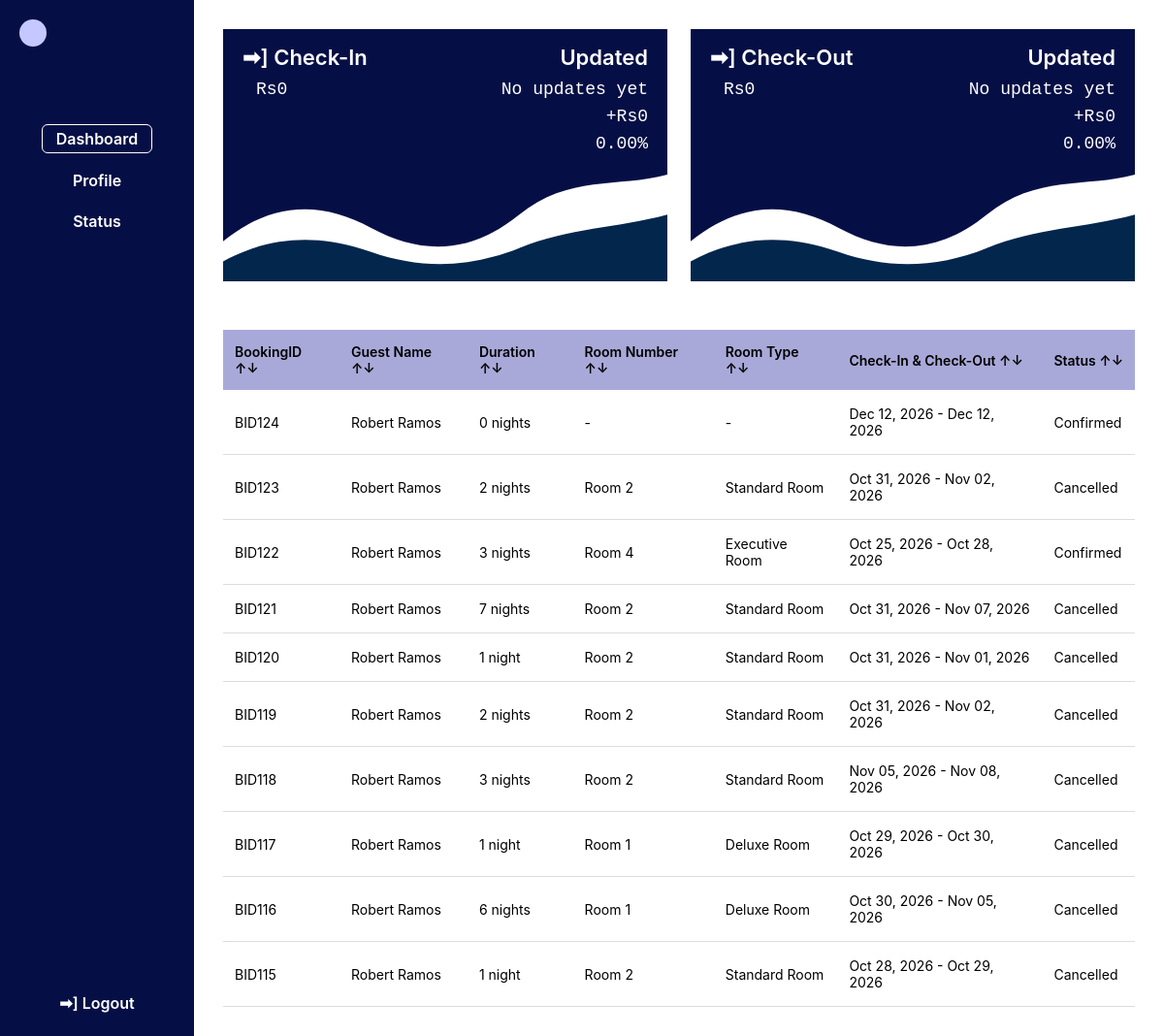
The app's page /staff-dashboard/, older data.
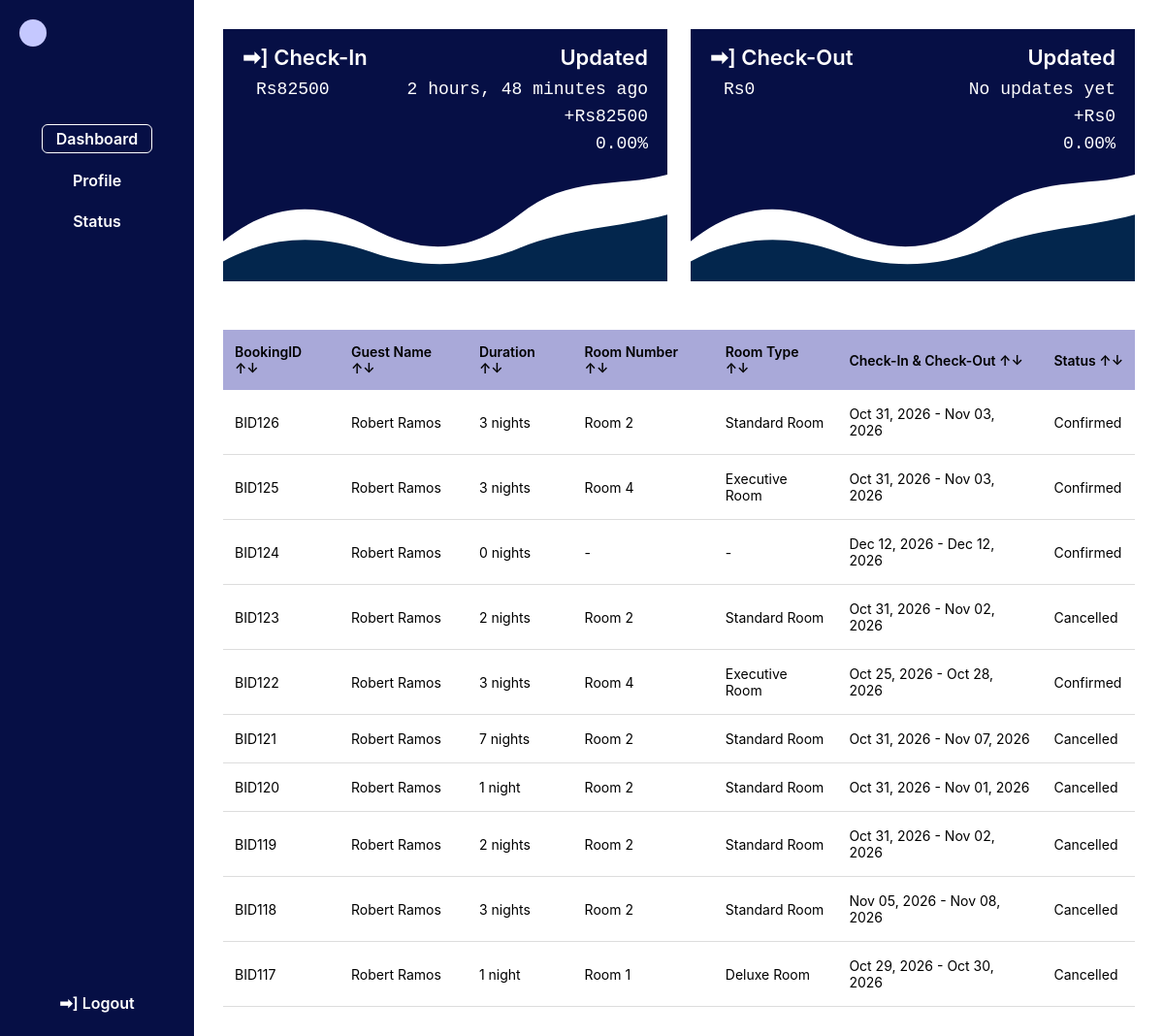
The same page, newer data.
### StarHotel/hotel/models.py (models this page shows, shortened)
class Booking(models.Model):
    TYPE_CHOICES = [
        ('stay', 'Stay'),
        ('event', 'Event'),
        ('activity', 'Activity'),
    ]
    booking_type = models.CharField(max_length=10, choices=TYPE_CHOICES, default='stay')   # <-- NEW
    bk_id = models.AutoField(primary_key=True)
    no_of_guests = models.PositiveIntegerField()
    check_in = models.DateField()
    check_out = models.DateField()
    bk_date = models.DateField(auto_now_add=True)
    bk_status = models.CharField(max_length=20, default='pending')
    estimated_sum = models.DecimalField(max_digits=10, decimal_places=2)
    created_at = models.DateTimeField(auto_now_add=True)
    updated_at = models.DateTimeField(auto_now=True)
    customer = models.ForeignKey(
        Customer,
        on_delete=models.CASCADE,
        related_name='bookings'
    )
    branch = models.ForeignKey(
        Branch,
        on_delete=models.CASCADE,
        related_name='bookings'
    )

class User(AbstractUser):
    dob = models.DateField(null=True, blank=True)
    phone = models.CharField(max_length=20, blank=True)
    address = models.CharField(max_length=255, blank=True)
    join_date = models.DateField(auto_now_add=True)

class Booking_Item(models.Model):
    bi_type = models.CharField(max_length=20)
    price = models.DecimalField(max_digits=10, decimal_places=2)
    payment_method = models.CharField(max_length=30)
    purchase_date = models.DateField(auto_now_add=True)
    description = models.CharField(max_length=255, blank=True)
    booking = models.ForeignKey(
        Booking,
        on_delete=models.CASCADE,
        related_name='booking_items'
    )

class Room_Item(Booking_Item):
    room = models.ForeignKey(
        Room,
        on_delete=models.PROTECT,
        related_name='room_items'
    )
    check_in = models.DateField()
    check_out = models.DateField()

class Room(models.Model):
    room_id = models.AutoField(primary_key=True)
    room_number = models.CharField(max_length=10, blank=True, default='')
    room_type = models.CharField(max_length=50)
    room_status = models.CharField(max_length=20, default='available')
    price = models.DecimalField(max_digits=10, decimal_places=2)
    branch = models.ForeignKey(
        Branch,
        on_delete=models.CASCADE,
        related_name='rooms'
    )

### StarHotel/hotel/views.py (the view)
# urls.py: path("staff-dashboard/", views.staff_dashboard, name="staff_dashboard"),
def staff_dashboard(request):
    today = date.today()
    yesterday = today - timedelta(days=1)
    live = Booking.objects.exclude(bk_status__iexact="cancelled")
    checkin = _card(live.filter(check_in=today), live.filter(check_in=yesterday))
    checkout = _card(live.filter(check_out=today), live.filter(check_out=yesterday))
    bookings = list(Booking.objects.select_related("customer").order_by("-created_at")[:10])
    for b in bookings:
        b.nights = (b.check_out - b.check_in).days
        b.first_room = Room_Item.objects.filter(booking=b).select_related("room").first()
    context = {"checkin": checkin, "checkout": checkout, "bookings": bookings}
    return render(request, "hotel/staff_dashboard.html", context)

### StarHotel/hotel/views.py (called while the page is built)
def _total(qs):
    return qs.aggregate(t=Sum("estimated_sum"))["t"] or Decimal("0")

def _card(today_qs, yesterday_qs):
    now = _total(today_qs)
    before = _total(yesterday_qs)
    change = now - before
    pct = (change / before * 100) if before else Decimal("0")
    return {
        "total": now,
        "sign": "+" if change >= 0 else "-",
        "delta": abs(change),
        "pct": abs(pct),
        "updated": today_qs.aggregate(m=Max("updated_at"))["m"],
    }

### templates/hotel/staff_dashboard.html (shortened to what this page needs)
{% load static %}
<!DOCTYPE html>
<html lang="en">
<head>
  <link rel="stylesheet" href="{% static 'css/staff.css' %}">
</head>
<body>
  <aside class="sidebar">
    <div class="avatar"></div>
    <nav>
      <a href="{% url 'staff_dashboard' %}" class="active">Dashboard</a>
      <a href="{% url 'staff_profile' %}">Profile</a>
      <a href="{% url 'staff_status' %}">Status</a>
    </nav>
    <a href="#" class="logout">&#10145;] Logout</a>
  </aside>
  <main class="content">
    <div class="cards">
      <div class="card">
        <div class="card-top">
          <div class="card-left">
            <h3>&#10145;] Check-In</h3>
            <p class="amount">Rs{{ checkin.total|floatformat:"-2" }}</p>
          </div>
          <div class="card-right">
            <h3>Updated</h3>
            <p>{% if checkin.updated %}{{ checkin.updated|timesince }} ago{% else %}No updates yet{% endif %}</p>
            <p>{{ checkin.sign }}Rs{{ checkin.delta|floatformat:"-2" }}</p>
            <p>{{ checkin.pct|floatformat:2 }}%</p>
          </div>
        </div>
        <svg class="wave" viewBox="0 0 360 80" preserveAspectRatio="none">
          <path d="M0 50 C40 20 80 20 120 40 S200 60 240 30 S320 10 360 0 L360 80 L0 80 Z" fill="#fff"/>
          <path d="M0 65 C40 45 80 45 120 58 S200 70 240 55 S320 40 360 30 L360 80 L0 80 Z" fill="#03264d"/>
        </svg>
      </div>
      <div class="card">
        <div class="card-top">
          <div class="card-left">
            <h3>&#10145;] Check-Out</h3>
            <p class="amount">Rs{{ checkout.total|floatformat:"-2" }}</p>
          </div>
          <div class="card-right">
            <h3>Updated</h3>
            <p>{% if checkout.updated %}{{ checkout.updated|timesince }} ago{% else %}No updates yet{% endif %}</p>
            <p>{{ checkout.sign }}Rs{{ checkout.delta|floatformat:"-2" }}</p>
            <p>{{ checkout.pct|floatformat:2 }}%</p>
          </div>
        </div>
        <svg class="wave" viewBox="0 0 360 80" preserveAspectRatio="none">
          <path d="M0 50 C40 20 80 20 120 40 S200 60 240 30 S320 10 360 0 L360 80 L0 80 Z" fill="#fff"/>
          <path d="M0 65 C40 45 80 45 120 58 S200 70 240 55 S320 40 360 30 L360 80 L0 80 Z" fill="#03264d"/>
        </svg>
      </div>
    </div>
    <table class="table">
      <thead>
        <tr>
          <th>BookingID &#8593;&#8595;</th>
          <th>Guest Name &#8593;&#8595;</th>
          <th>Duration &#8593;&#8595;</th>
          <th>Room Number &#8593;&#8595;</th>
          <th>Room Type &#8593;&#8595;</th>
          <th>Check-In &amp; Check-Out &#8593;&#8595;</th>
          <th>Status &#8593;&#8595;</th>
        </tr>
      </thead>
      <tbody>
        {% for b in bookings %}
        <tr>
          <td>BID{{ b.bk_id }}</td>
          <td>{{ b.customer.first_name }} {{ b.customer.last_name }}</td>
          <td>{{ b.nights }} night{{ b.nights|pluralize }}</td>
          <td>{% if b.first_room %}Room {{ b.first_room.room.room_number|default:b.first_room.room.room_id }}{% else %}-{% endif %}</td>
          <td>{% if b.first_room %}{{ b.first_room.room.room_type }}{% else %}-{% endif %}</td>
          <td>{{ b.check_in|date:"M d, Y" }} - {{ b.check_out|date:"M d, Y" }}</td>
          <td>{{ b.bk_status|title }}</td>
        </tr>
        {% empty %}
        <tr><td colspan="7">No bookings yet.</td></tr>
        {% endfor %}
      </tbody>
    </table>
  </main>
</body>
</html>

Row changes from the older to the newer data that the page shows:
no longer on this page (row unchanged): Booking: bk_id "116", customer.first_name "Robert", customer.last_name "Ramos", nights "6", first_room.room.room_number "1", first_room.room.room_type "Deluxe Room", check_in "Oct 30, 2026", check_out "Nov 05, 2026", bk_status "Cancelled"
no longer on this page (row unchanged): Booking: bk_id "115", customer.first_name "Robert", customer.last_name "Ramos", nights "1", first_room.room.room_number "2", first_room.room.room_type "Standard Room", check_in "Oct 28, 2026", check_out "Oct 29, 2026", bk_status "Cancelled"
added Booking: bk_id "126", customer.first_name "Robert", customer.last_name "Ramos", nights "3", first_room.room.room_number "2", first_room.room.room_type "Standard Room", check_in "Oct 31, 2026", check_out "Nov 03, 2026", bk_status "Confirmed"
added Booking: bk_id "125", customer.first_name "Robert", customer.last_name "Ramos", nights "3", first_room.room.room_number "4", first_room.room.room_type "Executive Room", check_in "Oct 31, 2026", check_out "Nov 03, 2026", bk_status "Confirmed"
Text that changed along with them:
{{ checkin.total|floatformat:"-2" }}: "0" → "82500"
{{ checkin.updated|timesince }}: (not shown) → "2 hours, 48 minutes"
{{ checkin.delta|floatformat:"-2" }}: "0" → "82500"
text no longer shown: "No updates yet"
text now shown: "ago"
